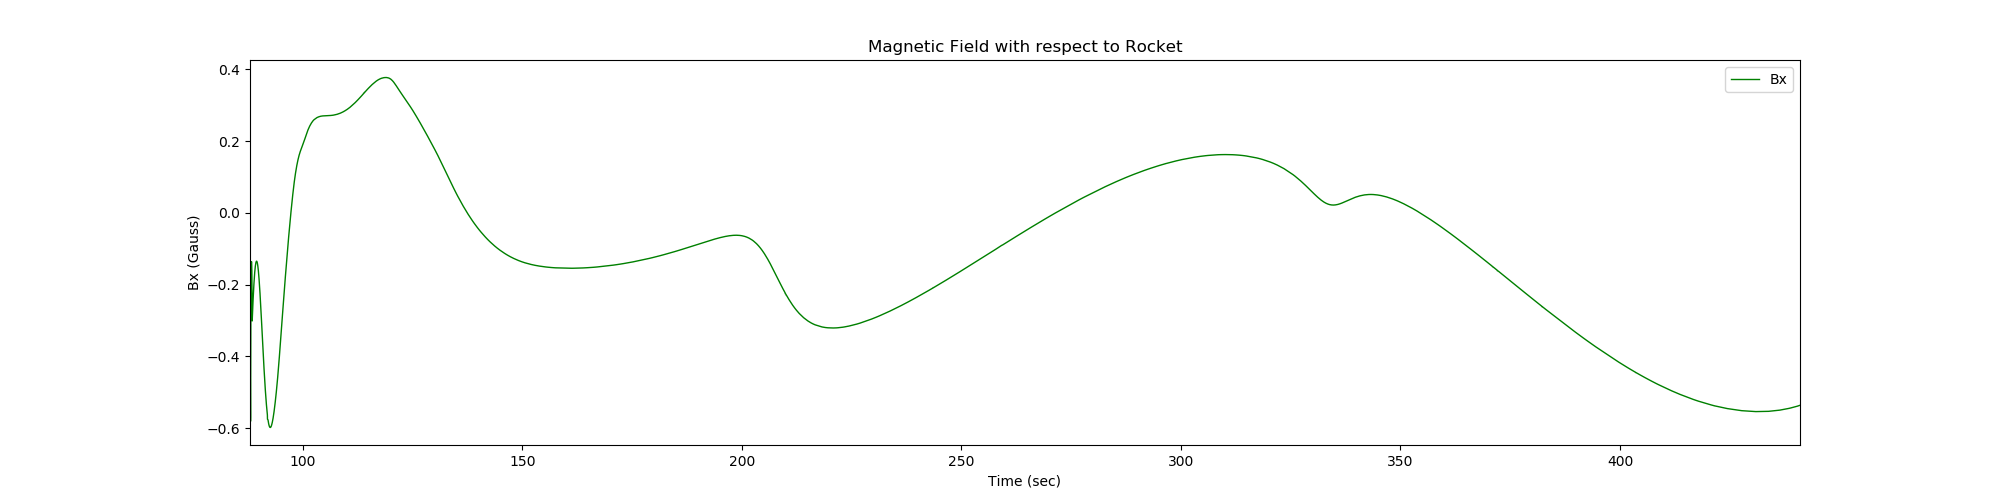

Here is the Python script that generated this plot:
#!/usr/bin/env python

import math
import matplotlib.pyplot as plt
import pandas as pd
import numpy as np

CombinedMagdata = pd.read_csv('PointingandEarthMagData.csv')

time = CombinedMagdata ['time']
North= CombinedMagdata ['X (north)']
East= CombinedMagdata ['Y (east)']
Down= CombinedMagdata  ['Z (down)']
RApointing= CombinedMagdata['RA']
DECpointing= CombinedMagdata['DEC']
AZpointing= CombinedMagdata ['AZ']

#finding the cos of the angle inbetween the zenith and the pointing direction
#zenith was found from using the average long and lat which was determined in STEP1, Directional Data Plots and Earth Mag Dataout 
RAzenith=301.0
DECzenith=32.0 


costheta=np.sin(np.radians(DECzenith))*np.sin(np.radians(DECpointing))+np.cos(np.radians(DECzenith))*np.cos(np.radians(DECpointing))*np.cos(np.radians(RApointing-RAzenith))


MagXRocket=np.empty((len(time),3))
for i in range(len(time)):
    #if want to calculate costheta in the loop, checked both ways, get same answer, question of efficiecy 
    #costheta=math.sin(math.radians(DECzenith))*math.sin(math.radians(DECpointing[i]))+math.cos(math.radians(DECzenith))*math.cos(math.radians(DECpointing[i]))*math.cos(math.radians(RApointing[i]-RAzenith))
    Bx=-Down[i]*costheta[i]+North[i]*math.cos(math.radians(AZpointing[i]))+East[i]*math.sin(math.radians(AZpointing[i]))
    MagXRocket[i,0]=time[i]
    # - sign to get it to point in the direction of the rocket nose versus pointing direction 
    MagXRocket[i,1]=-Bx
    #and convert to guass
    MagXRocket[i,2]=-Bx*0.00001
    


fig = plt.figure(figsize=(20,5)) 

#doing subplots so can eventaully add By and Bz
ax1 = fig.add_subplot(111, facecolor = 'w')
ax1.plot(MagXRocket[:,0],MagXRocket[:,1],'g',lw=1,ls='-',label='Bx')
ax1.set_title('Magnetic Field with respect to Rocket')
ax1.set_ylabel('Bx (nT)')
ax1.set_xlabel('Time (sec)')
ax1.set_xlim(min(time), max(time))
ax1.legend()

#doing subplots so can eventaully adding By and Bz
#below is calculating in Gauss units 
fig = plt.figure(figsize=(20,5)) 

ax1 = fig.add_subplot(111, facecolor = 'w')
ax1.plot(MagXRocket[:,0],MagXRocket[:,2],'g',lw=1,ls='-',label='Bx')
ax1.set_title('Magnetic Field with respect to Rocket')
ax1.set_ylabel('Bx (Gauss)')
ax1.set_xlabel('Time (sec)')
ax1.set_xlim(min(time), max(time))
ax1.legend()

fig.savefig('MagneticFieldRocket.png', transparent=True)
plt.show()

np.savetxt('MagXRocket.csv', MagXRocket, delimiter=', ', header='Time,nT,Gauss')
